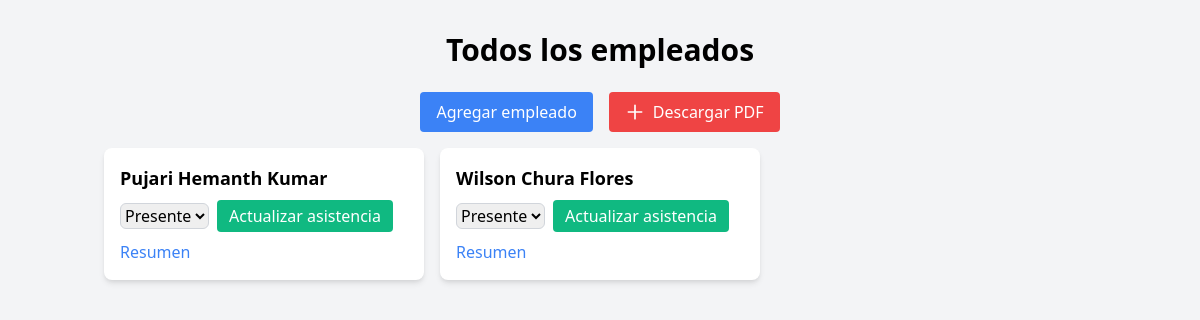
Page /employees on the earlier database version.
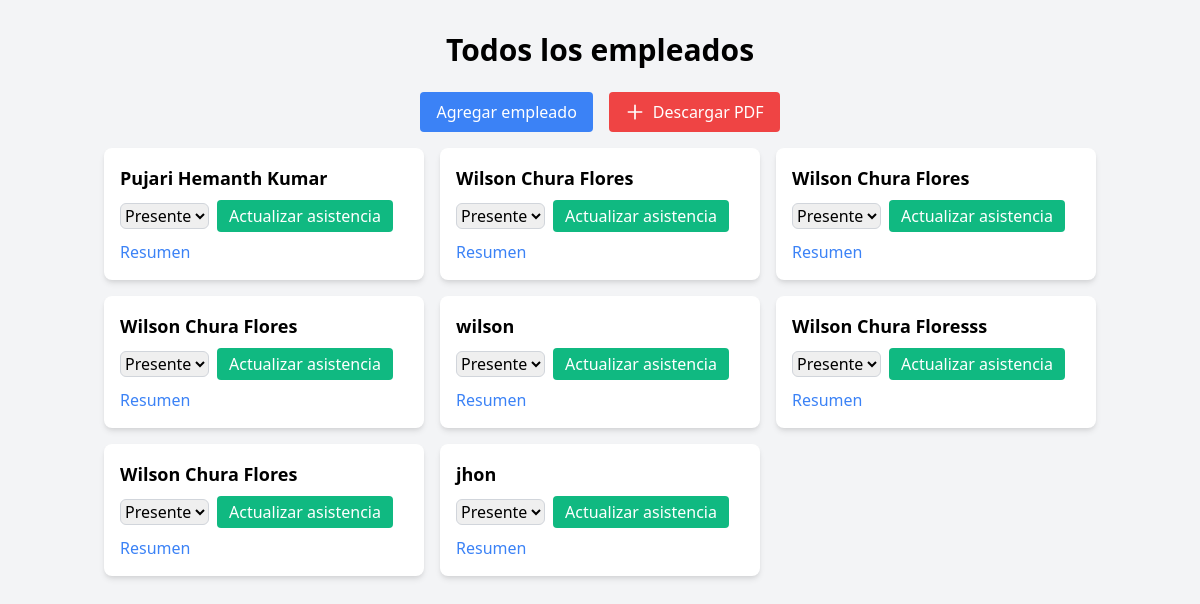
Same page on the later database version.
### models/employee.py (models this page shows, shortened)
class Employee(db.Model):
    id = db.Column(db.Integer, primary_key=True)
    name = db.Column(db.String(100), nullable=False)
    designation = db.Column(db.String(100), nullable=False)  # Attribute for designation
    date_of_joining = db.Column(db.Date, nullable=False)      # Attribute for date of joining
    department = db.Column(db.String(100), nullable=False)    # New attribute for department
    attendance = db.relationship('Attendance', backref='employee', lazy=True)

### routes/attendance_routes.py (the view)
@attendance_blueprint.route('/employees')
def all_employees():
    employees = Employee.query.all()
    return render_template('all_employees.html', employees=employees)

### templates/all_employees.html (shortened to what this page needs)
<!DOCTYPE html>
<html lang="en">
<head>
    <link href="https://cdn.jsdelivr.net/npm/tailwindcss@2.2.19/dist/tailwind.min.css" rel="stylesheet">
</head>
<body class="bg-gray-100 font-sans">
    <div class="container mx-auto px-4 py-8">
        <h1 class="text-3xl font-bold mb-6 text-center">Todos los empleados</h1>
        <div class="mb-4 text-center flex justify-center gap-4">
            <a href="{{ url_for('attendance.add_employee') }}" class="inline-flex items-center bg-blue-500 text-white py-2 px-4 rounded hover:bg-blue-600">
                Agregar empleado
            </a>
            <a href="{{ url_for('admin.reportepdf') }}" class="inline-flex items-center bg-red-500 text-white py-2 px-4 rounded hover:bg-red-600">
                <svg xmlns="http://www.w3.org/2000/svg" class="h-5 w-5 mr-2" fill="none" viewBox="0 0 24 24" stroke="currentColor">
                    <path stroke-linecap="round" stroke-linejoin="round" stroke-width="2" d="M12 4v16m8-8H4" />
                </svg>
                Descargar PDF
            </a>
        </div>
        <div class="grid grid-cols-1 md:grid-cols-3 gap-4">
            {% for employee in employees %}
                <div class="bg-white shadow-md rounded-lg p-4 hover:bg-gray-50">
                    <h2 class="text-lg font-semibold mb-2">{{ employee.name }}</h2>
                    <form action="{{ url_for('attendance.update_attendance', employee_id=employee.id) }}" method="post" class="flex items-center mb-2">
                        <select name="status" class="border border-gray-300 rounded-md mr-2">
                            <option value="present">Presente</option>
                        </select>
                        <button type="submit" class="bg-green-500 text-white py-1 px-3 rounded hover:bg-green-600" aria-label="Update attendance for {{ employee.name }}">
                            Actualizar asistencia
                        </button>
                    </form>
                    <a href="{{ url_for('attendance.overview', department=employee.department) }}" class="text-blue-500 hover:underline" aria-label="View attendance overview for {{ employee.name }}">
                        Resumen
                    </a>
                </div>
            {% endfor %}
        </div>
    </div>
</body>
</html>

Differences in the rows shown:
added Employee: name "Wilson Chura Flores"
added Employee: name "Wilson Chura Flores"
added Employee: name "wilson"
added Employee: name "Wilson Chura Floresss"
added Employee: name "Wilson Chura Flores"
added Employee: name "jhon"
